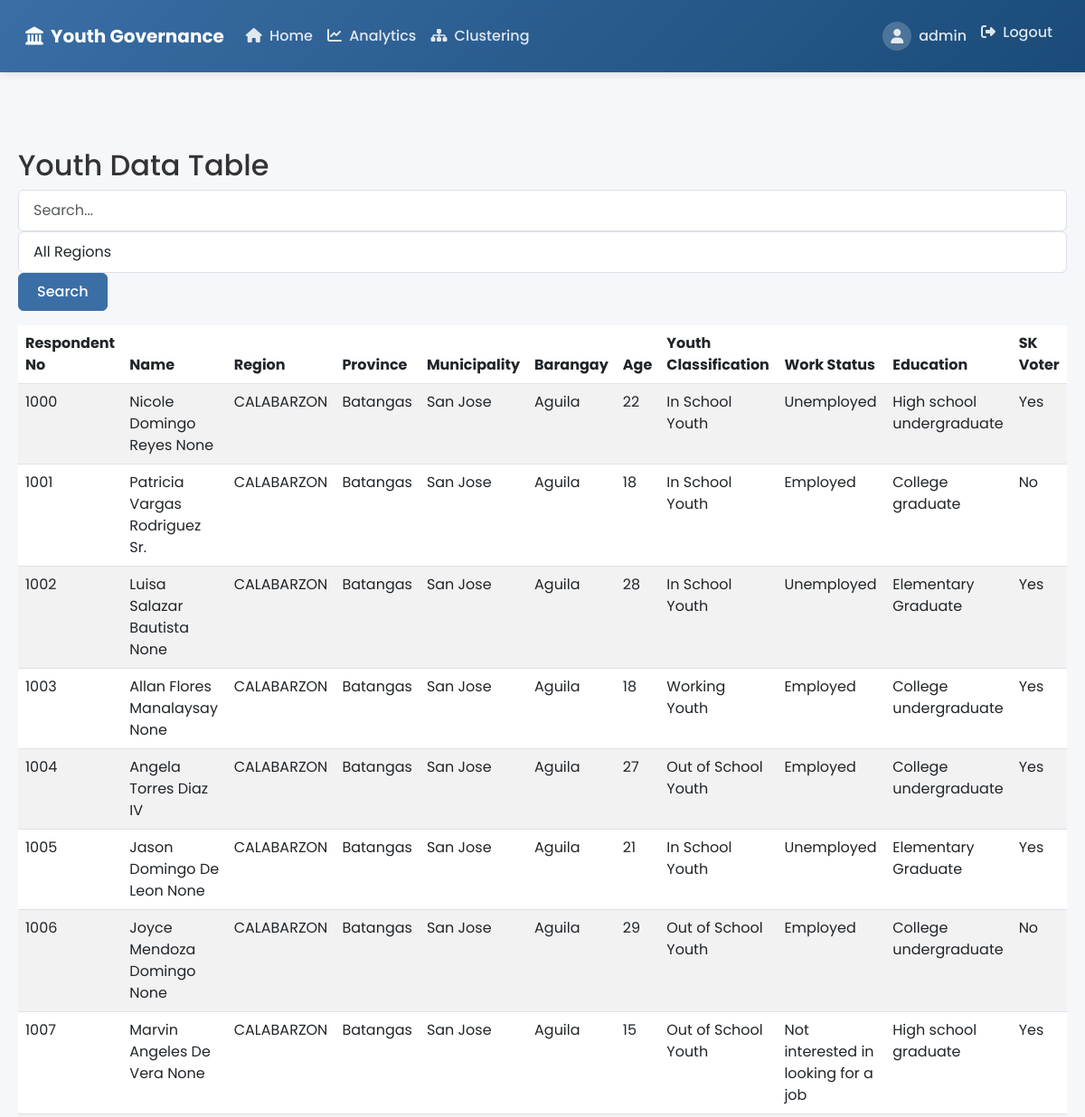
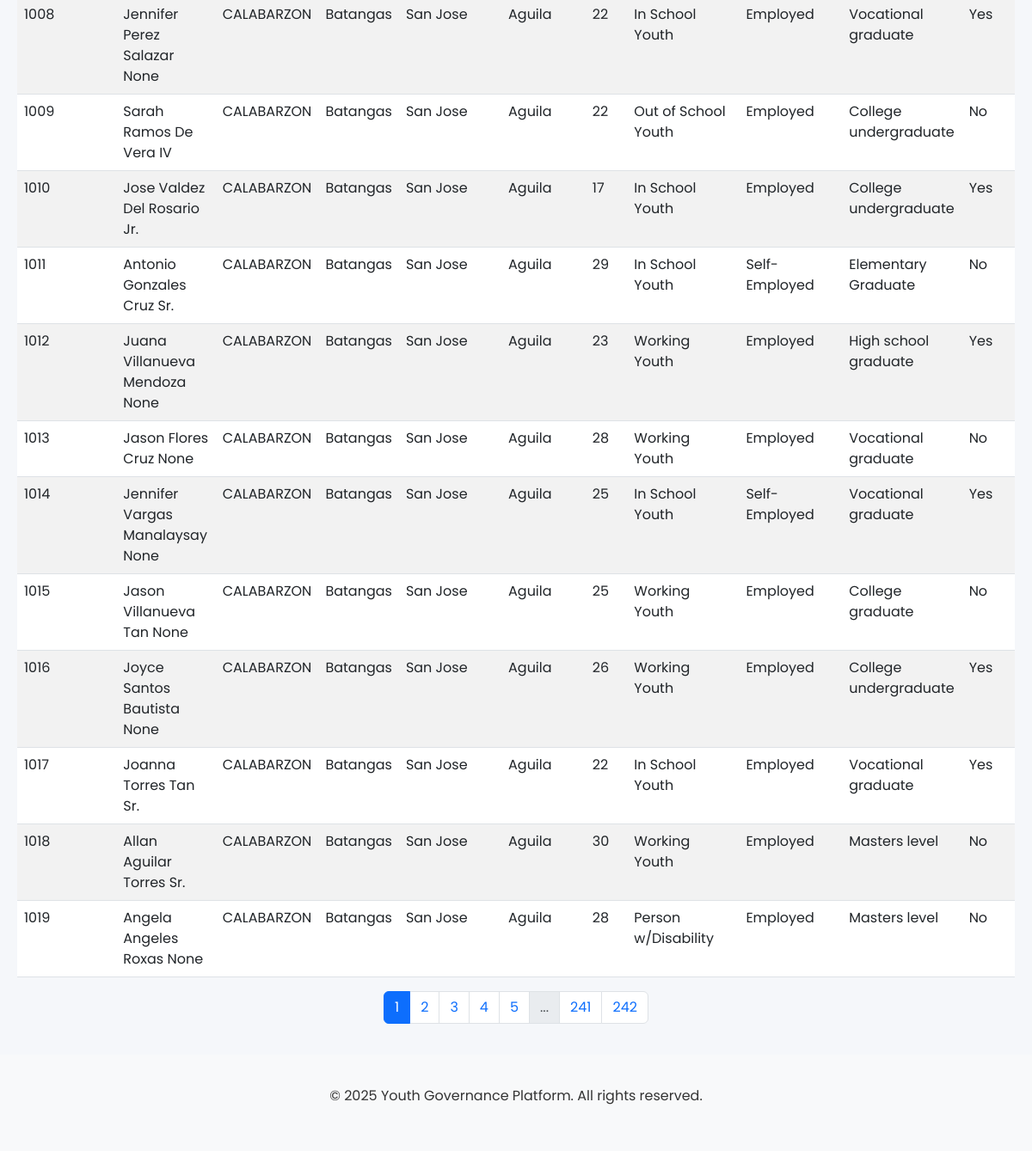
The app's page /data-table (signed in) with its own data (2 pictures, top to bottom).
### app/models.py (models this page shows, shortened)
class User(db.Model, UserMixin):
    id = db.Column(db.Integer, primary_key=True)
    username = db.Column(db.String(80), unique=True, nullable=False)
    password_hash = db.Column(db.String(128), nullable=False)

class KKProfile(db.Model):
    __tablename__ = 'kk_profile'
    Respondent_No = db.Column(db.String(14), primary_key=True)
    Date = db.Column(db.Date)
    Last_Name = db.Column(db.String(100))
    Middle_Name = db.Column(db.String(100))
    First_Name = db.Column(db.String(100))
    Suffix = db.Column(db.String(50))
    Region = db.Column(db.String(100))
    Province = db.Column(db.String(100))
    Municipality = db.Column(db.String(100))
    Barangay = db.Column(db.String(100))
    Sex_Assigned_by_Birth = db.Column(db.String(10))
    Age = db.Column(db.Integer)
    Birthday = db.Column(db.Date)
    Email_Address = db.Column(db.String(255))
    Contact_No = db.Column(db.String(20))
    demographics = db.relationship('KKDemographics', backref='profile', uselist=False)

### app/routes.py (the view, shortened to what this page needs)
@main.route('/data-table')
@login_required
def data_table():
    page = request.args.get('page', 1, type=int)
    search = request.args.get('search', '')
    selected_region = request.args.get('region', '')
    query = KKProfile.query
    if selected_region:
        query = query.filter(KKProfile.Region == selected_region)
    regions = db.session.query(distinct(KKProfile.Region)).order_by(KKProfile.Region).all()
    regions = [r[0] for r in regions if r[0]]  # Remove None values
    per_page = 20  # Number of items per page
    pagination = query.paginate(page=page, per_page=per_page, error_out=False)
    profiles = pagination.items
    return render_template('data_table.html',
                         profiles=profiles,
                         pagination=pagination,
                         search=search,
                         regions=regions,
                         selected_region=selected_region)

### app/__init__.py (called while the page is built)
def create_app():
    app = Flask(__name__)
    app.config.from_object('config.Config')
    db.init_app(app)
    migrate.init_app(app, db)
    login_manager.init_app(app)
    from app.routes import main
    app.register_blueprint(main)
    from app.models import User
    @login_manager.user_loader
    def load_user(user_id):
        return User.query.get(int(user_id))
    return app

### app/templates/data_table.html (shortened to what this page needs)
{% extends "base.html" %}
{% block content %}
<div class="container mt-4">
    <h2>Youth Data Table</h2>
    <div class="row mb-3">
        <div class="col">
            <form method="GET" class="form-inline">
                <input type="text" name="search" class="form-control mr-2" placeholder="Search..." value="{{ search }}">
                <select name="region" class="form-control mr-2">
                    <option value="">All Regions</option>
                </select>
                <button type="submit" class="btn btn-primary">Search</button>
            </form>
        </div>
    </div>
    <div class="table-responsive">
        <table class="table table-striped table-hover">
            <thead>
                <tr>
                    <th>Respondent No</th>
                    <th>Name</th>
                    <th>Region</th>
                    <th>Province</th>
                    <th>Municipality</th>
                    <th>Barangay</th>
                    <th>Age</th>
                    <th>Youth Classification</th>
                    <th>Work Status</th>
                    <th>Education</th>
                    <th>SK Voter</th>
                </tr>
            </thead>
            <tbody>
                {% for profile in profiles %}
                <tr>
                    <td>{{ profile.Respondent_No }}</td>
                    <td>{{ profile.First_Name }} {{ profile.Middle_Name }} {{ profile.Last_Name }} {{ profile.Suffix }}</td>
                    <td>{{ profile.Region }}</td>
                    <td>{{ profile.Province }}</td>
                    <td>{{ profile.Municipality }}</td>
                    <td>{{ profile.Barangay }}</td>
                    <td>{{ profile.Age }}</td>
                    <td>{{ profile.demographics.Youth_Classification if profile.demographics else '' }}</td>
                    <td>{{ profile.demographics.Work_Status if profile.demographics else '' }}</td>
                    <td>{{ profile.demographics.Educational_Background if profile.demographics else '' }}</td>
                    <td>{{ profile.demographics.Registered_SK_Voter if profile.demographics else '' }}</td>
                </tr>
                {% endfor %}
            </tbody>
        </table>
    </div>
    {% if pagination %}
    <nav aria-label="Page navigation">
        <ul class="pagination justify-content-center">
            {% for page in pagination.iter_pages() %}
                {% if page %}
                    <li class="page-item {% if page == pagination.page %}active{% endif %}">
                        <a class="page-link" href="{{ url_for('main.data_table', page=page, search=search, region=selected_region) }}">{{ page }}</a>
                    </li>
                {% else %}
                    <li class="page-item disabled"><span class="page-link">...</span></li>
                {% endif %}
            {% endfor %}
        </ul>
    </nav>
    {% endif %}
</div>
{% endblock %}

### app/templates/base.html (shortened to what this page needs)
<!DOCTYPE html>
<html lang="en">
<head>
    <link href="https://cdn.jsdelivr.net/npm/bootstrap@5.3.0/dist/css/bootstrap.min.css" rel="stylesheet">
    <link rel="stylesheet" href="https://cdnjs.cloudflare.com/ajax/libs/font-awesome/6.4.0/css/all.min.css">
</head>
<body class="d-flex flex-column min-vh-100">
    <nav class="navbar navbar-expand-lg navbar-dark">
        <div class="container-fluid">
            <a class="navbar-brand" href="{{ url_for('main.index') }}">
                <i class="fas fa-landmark"></i>
                Youth Governance
            </a>
            <div class="collapse navbar-collapse" id="navbarNav">
                <ul class="navbar-nav">
                    {% if current_user.is_authenticated %}
                    <li class="nav-item">
                        <a class="nav-link {% if request.endpoint == 'main.index' %}active{% endif %}" href="{{ url_for('main.index') }}">
                            <i class="fas fa-home me-1"></i> Home
                        </a>
                    </li>
                    <li class="nav-item">
                        <a class="nav-link {% if request.endpoint == 'main.dashboard' %}active{% endif %}" href="{{ url_for('main.dashboard') }}">
                            <i class="fas fa-chart-line me-1"></i> Analytics
                        </a>
                    </li>
                    <li class="nav-item">
                        <a class="nav-link {% if request.endpoint == 'main.clustering_model' %}active{% endif %}" href="{{ url_for('main.clustering_model') }}">
                            <i class="fas fa-sitemap me-1"></i> Clustering
                        </a>
                    </li>
                    {% endif %}
                </ul>
                <ul class="navbar-nav ms-auto">
                    {% if current_user.is_authenticated %}
                    <li class="nav-item">
                        <div class="nav-link user-welcome">
                            <div class="avatar">
                                <i class="fas fa-user"></i>
                            </div>
                            <span>{{ current_user.username }}</span>
                        </div>
                    </li>
                    <li class="nav-item">
                        <a class="nav-link" href="#" data-bs-toggle="modal" data-bs-target="#logoutModal">
                            <i class="fas fa-sign-out-alt me-1"></i> Logout
                        </a>
                    </li>
                    {% endif %}
                </ul>
            </div>
        </div>
    </nav>
    <div class="container">
    </div>
    <main class="flex-fill">
        {% block content %}{% endblock %}
    </main>
    <footer class="bg-light text-center py-3 mt-auto">
        <div class="container">
            <p>© 2025 Youth Governance Platform. All rights reserved.</p>
        </div>
    </footer>
</body>
</html>

### app/templates/base.html (style rules this page uses)
:root { --primary-color: #3a6ea5; --secondary-color: #6c757d; --accent-color: #ff9f1c; --success-color: #2ecc71; --danger-color: #e74c3c; --light-bg: #f8f9fa; --dark-bg: #343a40; }
body { font-family: 'Poppins', sans-serif; background-color: #f5f7fa; color: #333; }
.navbar { background: linear-gradient(135deg, var(--primary-color), #1a4b78); padding: 1rem; box-shadow: 0 2px 10px rgba(0, 0, 0, 0.1); }
.navbar-brand { font-weight: 700; color: white; display: flex; align-items: center; }
.navbar-brand i { margin-right: 0.5rem; font-size: 1.25rem; }
.nav-link { color: rgba(255, 255, 255, 0.85) !important; font-weight: 500; transition: all 0.3s ease; padding: 0.5rem 1rem; border-radius: 4px; }
.container { max-width: 1200px; padding: 20px; }
.btn { border-radius: 6px; padding: 0.5rem 1.25rem; font-weight: 500; transition: all 0.3s ease; }
.btn-primary { background-color: var(--primary-color); border-color: var(--primary-color); }
.user-welcome { display: flex; align-items: center; }
.user-welcome .avatar { width: 32px; height: 32px; background-color: rgba(255, 255, 255, 0.2); border-radius: 50%; display: flex; align-items: center; justify-content: center; margin-right: 0.5rem; }
.form-control { border-radius: 6px; padding: 0.625rem 1rem; border: 1px solid #dee2e6; }

### records on screen
User: username "admin"
KKProfile: Respondent_No "1000", First_Name "Nicole", Middle_Name "Domingo", Last_Name "Reyes", Suffix "None", Region "CALABARZON", Province "Batangas", Municipality "San Jose", Barangay "Aguila", Age "22", demographics "In School Youth", demographics "Unemployed", demographics "High school undergraduate", demographics "Yes"
KKProfile: Respondent_No "1001", First_Name "Patricia", Middle_Name "Vargas", Last_Name "Rodriguez", Suffix "Sr.", Region "CALABARZON", Province "Batangas", Municipality "San Jose", Barangay "Aguila", Age "18", demographics "In School Youth", demographics "Employed", demographics "College graduate", demographics "No"
KKProfile: Respondent_No "1002", First_Name "Luisa", Middle_Name "Salazar", Last_Name "Bautista", Suffix "None", Region "CALABARZON", Province "Batangas", Municipality "San Jose", Barangay "Aguila", Age "28", demographics "In School Youth", demographics "Unemployed", demographics "Elementary Graduate", demographics "Yes"
KKProfile: Respondent_No "1003", First_Name "Allan", Middle_Name "Flores", Last_Name "Manalaysay", Suffix "None", Region "CALABARZON", Province "Batangas", Municipality "San Jose", Barangay "Aguila", Age "18", demographics "Working Youth", demographics "Employed", demographics "College undergraduate", demographics "Yes"
KKProfile: Respondent_No "1004", First_Name "Angela", Middle_Name "Torres", Last_Name "Diaz", Suffix "IV", Region "CALABARZON", Province "Batangas", Municipality "San Jose", Barangay "Aguila", Age "27", demographics "Out of School Youth", demographics "Employed", demographics "College undergraduate", demographics "Yes"
KKProfile: Respondent_No "1005", First_Name "Jason", Middle_Name "Domingo", Last_Name "De Leon", Suffix "None", Region "CALABARZON", Province "Batangas", Municipality "San Jose", Barangay "Aguila", Age "21", demographics "In School Youth", demographics "Unemployed", demographics "Elementary Graduate", demographics "Yes"
KKProfile: Respondent_No "1006", First_Name "Joyce", Middle_Name "Mendoza", Last_Name "Domingo", Suffix "None", Region "CALABARZON", Province "Batangas", Municipality "San Jose", Barangay "Aguila", Age "29", demographics "Out of School Youth", demographics "Employed", demographics "College undergraduate", demographics "No"
KKProfile: Respondent_No "1007", First_Name "Marvin", Middle_Name "Angeles", Last_Name "De Vera", Suffix "None", Region "CALABARZON", Province "Batangas", Municipality "San Jose", Barangay "Aguila", Age "15", demographics "Out of School Youth", demographics "Not interested in looking for a job", demographics "High school graduate", demographics "Yes"
KKProfile: Respondent_No "1008", First_Name "Jennifer", Middle_Name "Perez", Last_Name "Salazar", Suffix "None", Region "CALABARZON", Province "Batangas", Municipality "San Jose", Barangay "Aguila", Age "22", demographics "In School Youth", demographics "Employed", demographics "Vocational graduate", demographics "Yes"
KKProfile: Respondent_No "1009", First_Name "Sarah", Middle_Name "Ramos", Last_Name "De Vera", Suffix "IV", Region "CALABARZON", Province "Batangas", Municipality "San Jose", Barangay "Aguila", Age "22", demographics "Out of School Youth", demographics "Employed", demographics "College undergraduate", demographics "No"
KKProfile: Respondent_No "1010", First_Name "Jose", Middle_Name "Valdez", Last_Name "Del Rosario", Suffix "Jr.", Region "CALABARZON", Province "Batangas", Municipality "San Jose", Barangay "Aguila", Age "17", demographics "In School Youth", demographics "Employed", demographics "College undergraduate", demographics "Yes"
KKProfile: Respondent_No "1011", First_Name "Antonio", Middle_Name "Gonzales", Last_Name "Cruz", Suffix "Sr.", Region "CALABARZON", Province "Batangas", Municipality "San Jose", Barangay "Aguila", Age "29", demographics "In School Youth", demographics "Self-Employed", demographics "Elementary Graduate", demographics "No"
KKProfile: Respondent_No "1012", First_Name "Juana", Middle_Name "Villanueva", Last_Name "Mendoza", Suffix "None", Region "CALABARZON", Province "Batangas", Municipality "San Jose", Barangay "Aguila", Age "23", demographics "Working Youth", demographics "Employed", demographics "High school graduate", demographics "Yes"
KKProfile: Respondent_No "1013", First_Name "Jason", Middle_Name "Flores", Last_Name "Cruz", Suffix "None", Region "CALABARZON", Province "Batangas", Municipality "San Jose", Barangay "Aguila", Age "28", demographics "Working Youth", demographics "Employed", demographics "Vocational graduate", demographics "No"
KKProfile: Respondent_No "1014", First_Name "Jennifer", Middle_Name "Vargas", Last_Name "Manalaysay", Suffix "None", Region "CALABARZON", Province "Batangas", Municipality "San Jose", Barangay "Aguila", Age "25", demographics "In School Youth", demographics "Self-Employed", demographics "Vocational graduate", demographics "Yes"
KKProfile: Respondent_No "1015", First_Name "Jason", Middle_Name "Villanueva", Last_Name "Tan", Suffix "None", Region "CALABARZON", Province "Batangas", Municipality "San Jose", Barangay "Aguila", Age "25", demographics "Working Youth", demographics "Employed", demographics "College graduate", demographics "No"
KKProfile: Respondent_No "1016", First_Name "Joyce", Middle_Name "Santos", Last_Name "Bautista", Suffix "None", Region "CALABARZON", Province "Batangas", Municipality "San Jose", Barangay "Aguila", Age "26", demographics "Working Youth", demographics "Employed", demographics "College undergraduate", demographics "Yes"
KKProfile: Respondent_No "1017", First_Name "Joanna", Middle_Name "Torres", Last_Name "Tan", Suffix "Sr.", Region "CALABARZON", Province "Batangas", Municipality "San Jose", Barangay "Aguila", Age "22", demographics "In School Youth", demographics "Employed", demographics "Vocational graduate", demographics "Yes"
KKProfile: Respondent_No "1018", First_Name "Allan", Middle_Name "Aguilar", Last_Name "Torres", Suffix "Sr.", Region "CALABARZON", Province "Batangas", Municipality "San Jose", Barangay "Aguila", Age "30", demographics "Working Youth", demographics "Employed", demographics "Masters level", demographics "No"
KKProfile: Respondent_No "1019", First_Name "Angela", Middle_Name "Angeles", Last_Name "Roxas", Suffix "None", Region "CALABARZON", Province "Batangas", Municipality "San Jose", Barangay "Aguila", Age "28", demographics "Person w/Disability", demographics "Employed", demographics "Masters level", demographics "No"

### other values on screen
{{ page }} "1" "2" "3" "4" "5" "241" "242"
